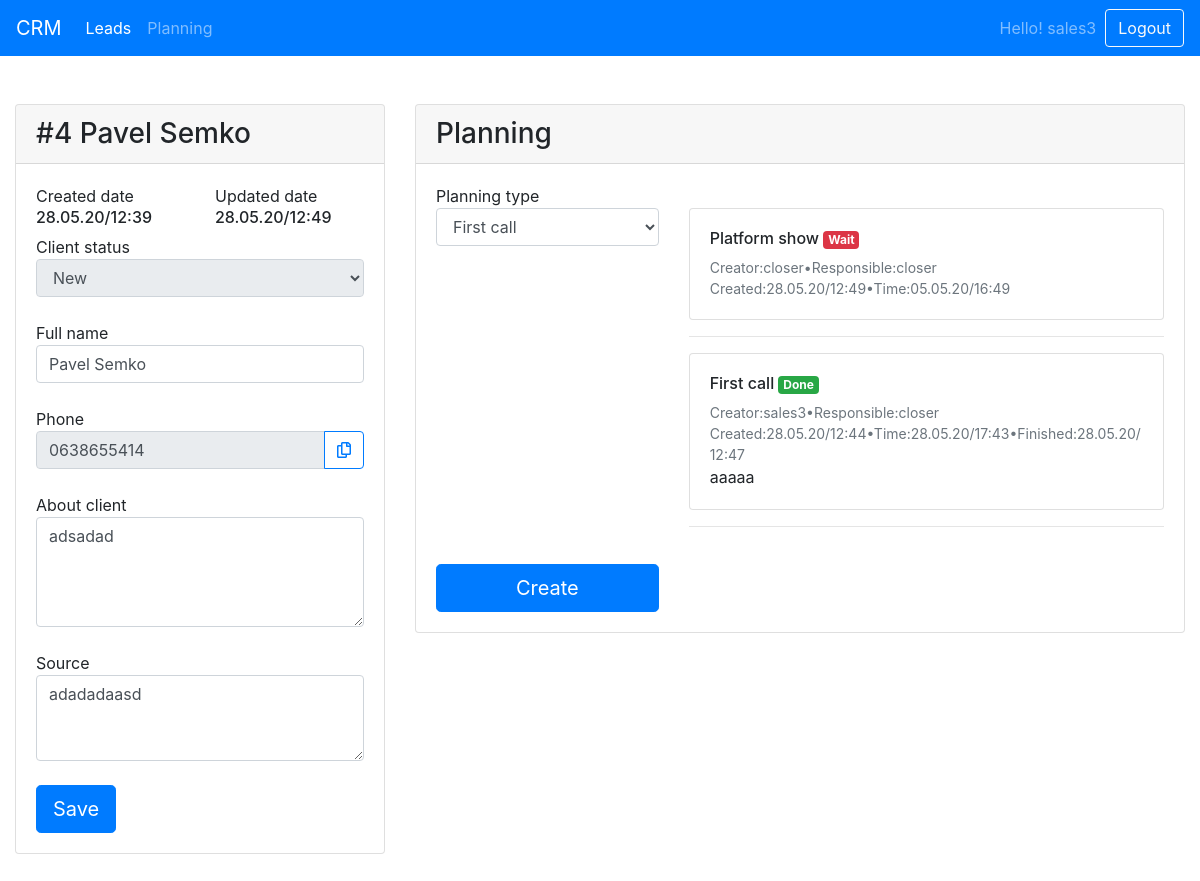
Before: /lead/4 (signed in) with the older database file.
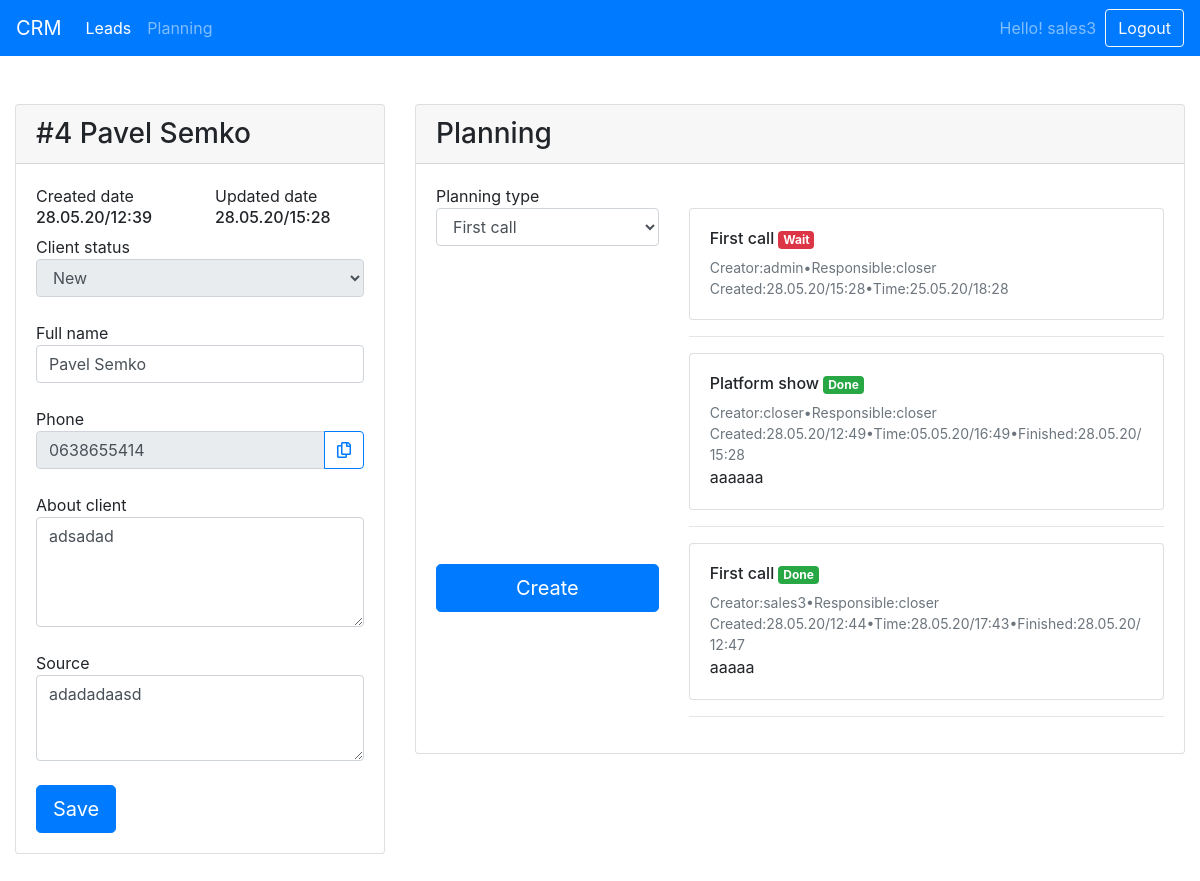
After: the same page with the newer database file.
### account/models.py (models this page shows, shortened)
class User(AbstractUser):
    ADMIN = 'ADM'
    CLOSER = 'CLS'
    SALES = 'SLS'
    EMPLOYEE_TYPES = (
        (SALES, 'sales'),
        (CLOSER, 'closer'),
        (ADMIN, 'admin'),
    )
    role = models.CharField(max_length=25, choices=EMPLOYEE_TYPES,default='SLS')
    telegram = models.CharField(max_length=30)
    closer = models.ForeignKey('self',on_delete=models.SET_NULL, null=True,blank=True)

class Leads(models.Model):
    STATUSES_TYPES = (
        ('new', 'New'),
        ('account fixing', 'Account fixing'),
        ('not interested', 'Not interested'),
        ('deposit', 'Deposit'),
        ('registered', 'Registered'),
        ('waiting', 'Waiting'),
        ('sales work', 'Sales work'),
    )
    date = models.DateTimeField(auto_now_add=True,blank=True,null=True)
    update = models.DateTimeField(auto_now_add=True,blank=True,null=True)
    full_name=models.CharField(max_length=100)
    phone=models.CharField(max_length=20)
    about_client=models.TextField(max_length=1000,blank=True)
    source=models.TextField(max_length=1000,blank=True)
    manager= models.ForeignKey(settings.AUTH_USER_MODEL,on_delete=models.SET_NULL,null=True,blank=True,related_name='lead_manager')
    status = models.CharField(max_length=25, choices=STATUSES_TYPES, default='new')
    class Meta:
        get_latest_by = ['id']
    def __str__(self):
        return self.full_name

class Planning(models.Model):
    TYPES = (
        ('First call', 'First call'),
        ('Callback', 'Callback'),
        ('Platform show', 'Platform show'),
        ('Account fixing', 'Account fixing'),
        ('Trial deal', 'Trial deal'),
        ('Deposit', 'Deposit'),
    )
    date = models.DateTimeField(auto_now_add=True, blank=True, null=True)
    update = models.DateTimeField( blank=True, null=True)
    finished = models.DateTimeField(blank=True, null=True)
    active = models.BooleanField(default=False)
    notification = models.BooleanField(default=True)
    creator = models.CharField(max_length=25,blank=True, null=True)
    manager= models.ForeignKey(settings.AUTH_USER_MODEL,on_delete=models.SET_NULL,null=True,related_name='planning_manager')
    lead= models.ForeignKey(Leads,on_delete=models.CASCADE,null=True,related_name='planning_manager')
    comment=models.TextField(max_length=500,blank=True)
    type=models.CharField(choices=TYPES,max_length=50,default='First call')

### account/views.py (the view)
# urls.py: path('lead/<int:id>',views.lead,name='lead'),
@login_required(login_url='login/')
def lead(request,id):
    lead= Leads.objects.get(id=id)
    if(request.user.role!="ADM"):
        if(lead.manager.closer!=request.user):
            if(lead.manager!=request.user):
                return redirect('/')
    if request.user.role=='ADM':
        managers= User.objects.all()
    elif request.user.role=='CLS':
        managers= User.objects.filter(closer=request.user)
    else:
        managers=''
    planning = Planning.objects.filter(lead=id).order_by('-id')
    return render(request, 'lead.html',{'lead':lead,'managers':managers,'planning':planning,'active':'home'})

### account/templates/lead.html (shortened to what this page needs)
{% extends 'base.html' %}
{% block page %}
<div class="container-fluid">
    <div class="row">
        <div class="col-lg-4 col-md-3">
    <div class="card">
  <div class="card-header"><h3 style="margin: 0">
        #{{ lead.id }}  {{ lead }}
  </h3>
  </div>
  <div class="card-body">
  <div class="row">
      <div class="col">    <span> Created date</span>
       <h6>{{ lead.date|date:"d.m.y/H:i" }}</h6> </div>
        <div class="col"><span> Updated date</span>
       <h6>{{ lead.update|date:"d.m.y/H:i" }}</h6></div>
  </div>
      <form class="form" action="/ajaxUpdateLead/">
       <div class="form-group">
                <label for="">
                    <span>Client status</span>
                    <select class="form-control" name="{% if user.role != "SLS"  %}status{% endif %}" {% if user.role == "SLS" %}disabled{% endif %} required>
                        <option value="new" {% if lead.status == 'new' %}selected{% endif %}>New</option>
                    </select>
                </label>
            </div>
            <div class="form-group">
                <label for="">
                    <span> Full name</span>
                    <input type="text" class="form-control" name="full_name" placeholder="Jon Snow" value="{{ lead.full_name }}" required>
                </label>
            </div>
          <div class="form-group">
                <label for="">
                    <span> Phone</span>
                <div class="input-group">
      <input class="form-control py-2" type="text" name="{% if user.role != "ADM" and user.role != "CLS" %}{% else %}phone{% endif %}" placeholder="+79549999999" {% if user.role != "ADM" and user.role != "CLS" %}disabled{% endif %} value="{{ lead.phone }}" required>
                    <span class="input-group-append">
        <button class="btn btn-outline-primary copy-form" type="button">
            <i class="far fa-copy"></i>
        </button>
      </span>
</div>
                </label>
            </div>
          <div class="form-group">
                <label for="">
                    <span> About client</span>
                    <textarea type="text" class="form-control" name="about_client" required rows="4" placeholder="Something about client">{{ lead.about_client }}</textarea>
                </label>
            </div>
          <div class="form-group">
                <label for="">
                    <span>Source</span>
                    <textarea type="text" class="form-control" name="source" required rows="3" placeholder="Something about client">{{ lead.source }}</textarea>
                </label>
            </div>
          <button type="submit" class="btn btn-primary btn-lg">
              Save
          </button>
      </form>
  </div>
</div>
        </div>
                <div class="col-lg-8 col-md-9">
    <div class="card">
  <div class="card-header"><h3 style="margin: 0">
Planning
  </h3>
  </div>
  <div class="card-body">
  <div class="row">
      <div class="col-md-4">
             <form action="/ajaxCreatePlanning/" class="form-comment form">
                 <div class="form-group">
                <label for="">
                    <span>Planning type</span>
                    <select class="form-control" name="type"required>
                        <option>First call</option>
                    </select>
                </label>
            </div>
              <div id="container" style="margin: 10px 0 15px 0; height: 255px; position: relative"></div>
              <br>
           <button type="submit" class="btn btn-lg btn-block btn-primary">
              Create
          </button>
      </form>
      </div>
  <div class="col-md-8">
        <br>
    <div class="planning-box">
{% if planning  %}
        {% for i in planning %}
        <div class="card card-body">
            <p class="h6">{{ i.type }} <span class="badge {% if i.active %}badge-success{% else %}badge-danger{% endif %}">{% if i.active %}Done{% else %}Wait{% endif %}</span></p>
        <small class="text-muted">Creator:{{ i.creator}}•Responsible:{{ i.manager }}</small>
              <small class="text-muted">Created:{{ i.date|date:"d.m.y/H:i" }}•Time:{{ i.update|date:"d.m.y/H:i" }}{% if i.finished %}•Finished:{{ i.finished|date:"d.m.y/H:i" }}{% endif %}</small>{{ i.comment }}
        </div>
            <hr>
        {% endfor %}
    {% else %}
    <div class="card card-body">
    <p class="h5">Oops..</p>
    Create your first planning
    </div>
    {% endif %}
    </div>
  </div>
  </div>
  </div>
</div>
        </div>
        </div>
    </div>
<link
  rel="stylesheet"
  href="https://cdn.jsdelivr.net/npm/zebra_datepicker@latest/dist/css/bootstrap/zebra_datepicker.min.css">
{% endblock %}

### account/templates/base.html (shortened to what this page needs)
{% load bootstrap4 %}
<!doctype html>
<html lang="en">
<head>
    {% bootstrap_css %}
<link rel="stylesheet" href="https://use.fontawesome.com/releases/v5.13.0/css/all.css">
</head>
<body>
<nav class="navbar navbar-expand-lg navbar-dark bg-primary">
  <a class="navbar-brand" href="/">CRM</a>
  <div class="collapse navbar-collapse" id="navbarSupportedContent">
    <ul class="navbar-nav mr-auto">
      <li class="nav-item {% if active == "home" %} active{% endif %}">
        <a class="nav-link" href="/">Leads</a>
      </li>   <li class="nav-item {% if active == "plan" %} active{% endif %}">
        <a class="nav-link" href="/planning/">Planning</a>
      </li>
    </ul>
          <span class="navbar-text">Hello! {{ user }}&nbsp;&nbsp;</span>
       <a href="/logout/" class="btn btn-outline-light my-2 my-sm-0" type="submit">Logout</a>
  </div>
</nav>
<br><br>
{% block page %}
{% endblock %}
<br><br>
</body>
</html>

### account/templates/lead.html (style rules this page uses)
form label { width: 100%; }
.planning-box { max-height: 800px; overflow: scroll; }

Changed rows visible on the page:
changed Leads "Pavel Semko": update "28.05.20/12:49" → "28.05.20/15:28"
added Planning: type "First call", active "Wait", creator "admin", manager "closer", date "28.05.20/15:28", update "25.05.20/18:28"
changed Planning "Platform show": finished (not shown) → "28.05.20/15:28"; comment (not shown) → "aaaaaa"; active "Wait" → "Done"
